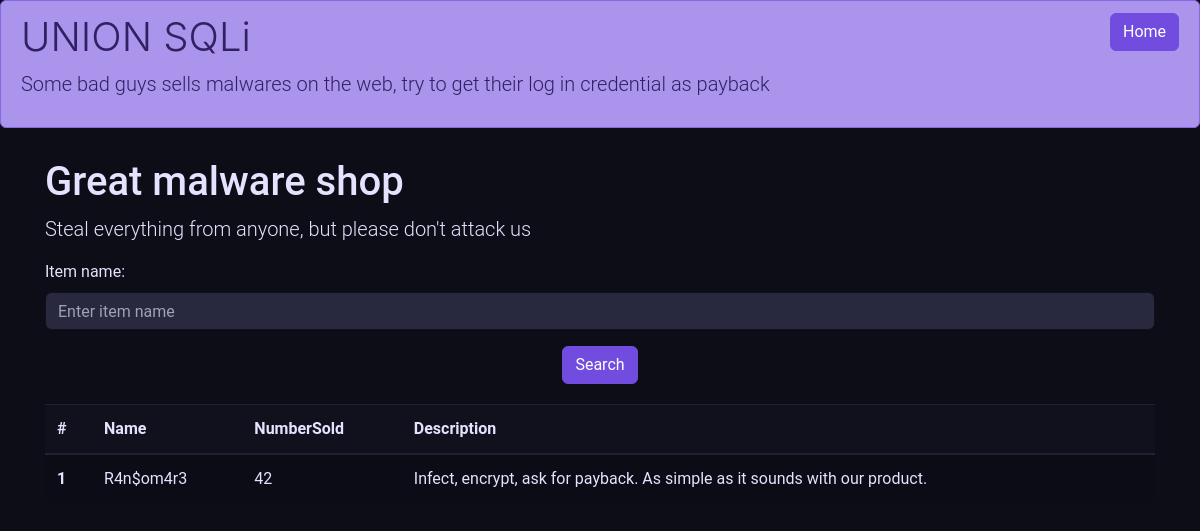
The app's page /php/progettoSWM/SQLi/SQLi2.php?name=R4n$om4r3 with its own data.
### tables this page shows
CREATE TABLE `SQLi2_Items` (
  `ID` int NOT NULL AUTO_INCREMENT,
  `Name` char(100) NOT NULL,
  `NSold` int NOT NULL,
  `Description` blob NOT NULL,
  PRIMARY KEY (`ID`)
);

### php/progettoSWM/SQLi/SQLi2.php (the view, shortened to what this page needs)
<?php
require('../backend/dbConnector.php');
?>
<!DOCTYPE html>
<html lang="it">
<head>
  <link rel="stylesheet" href="../css/bootstrap4-neon-glow.min.css">
</head>
<body>
    <div class="ht-tm-element alert alert-primary" role="alert">
    <div class="row">
      <div class="col-sm-11">
        <h4 class="display-3" class="alert-heading">UNION SQLi</h4>
        <p class="lead">Some bad guys sells malwares on the web, try to get their log in credential as payback</p>
      </div>
      <div class="col-sm-1">
        <form action="/index.php" method="get">
          <div class="d-flex justify-content-center">
            <button type="submit" class="btn btn-primary">Home</button>
          </div>
        </form>
      </div>
    </div>
  </div>
	<div class="container" style="margin-top:30px">
        <h1>Great malware shop</h1>
        <div class="row">
            <div class="col-sm-12 ">
                <p class="lead">Steal everything from anyone, but please don't attack us</p>
                <form action="/SQLi/SQLi2.php" method="get">
                    <div class="form-group">
                        <label for="name">Item name:</label>
                        <input type="text" class="form-control" id="name" placeholder="Enter item name" name="name">
                    </div>
                    <div class="d-flex justify-content-center">
                        <button type="submit" class="btn btn-primary">Search</button>
                    </div>
                </form>
            </div>
        </div>
				<table class="table table-hover table-striped" style="margin-top: 20px;">
        <thead class="thead-dark">
            <tr>
            <th>#</th>
            <th>Name</th>
            <th>NumberSold</th>
            <th>Description</th>
            </tr>
        </thead>
				<tbody>
				<?php
					if(!empty($_GET['name'])){
						$query = "SELECT * FROM SQLi2_Items WHERE Name = '".$_GET['name']."';";
					}else{
						$query = "SELECT * FROM SQLi2_Items;";
					}
					$result = $db->query($query);
					while ($row = mysqli_fetch_assoc($result)) {
						echo('
						<tr>
						<th scope="row">'.$row['ID'].'</th>
						<td>'.$row['Name'].'</td>
						<td>'.$row['NSold'].'</td>
						<td>'.$row['Description'].'</td>
						</tr>
						');
					}
				?>
        </tbody>
        </table>
        </div>
</body>
</html>

### records on screen
sqli2_items: ID "1", Name "R4n$om4r3", NSold "42", Description "Infect, encrypt, ask for payback. As simple as it sounds with our product."
